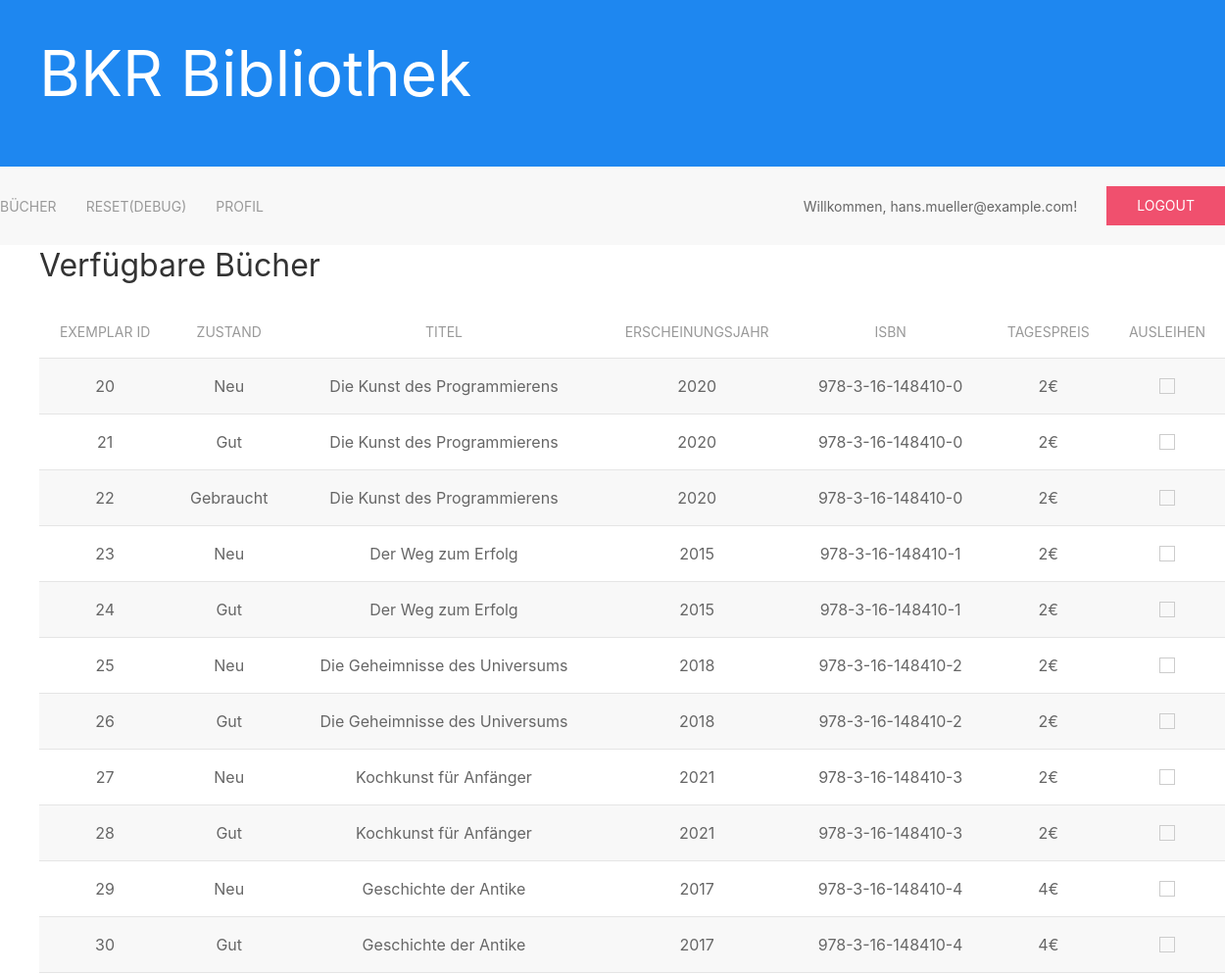
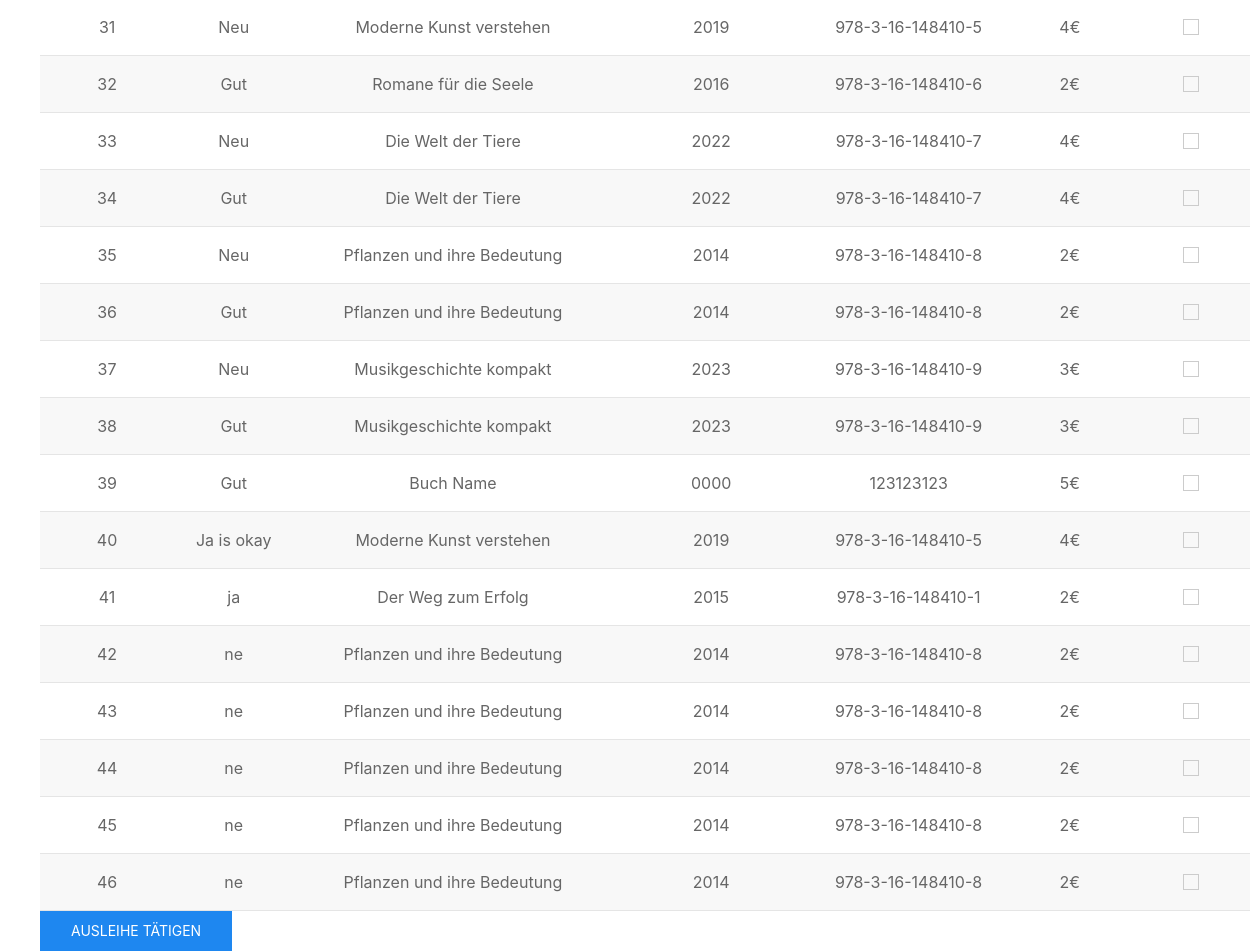
Page /books.php (signed in) on the committed database (2 pictures, top to bottom).
### tables this page shows
CREATE TABLE `exemplar` (
  `exemplar_ID` int(4) NOT NULL,
  `buch_ID` int(4) NOT NULL,
  `zustand` varchar(32) NOT NULL,
  `verfügbarkeit` tinyint(1) NOT NULL
);

CREATE TABLE `buch` (
  `buch_ID` int(4) NOT NULL,
  `verlag_ID` int(4) NOT NULL,
  `kategorie_ID` int(4) NOT NULL,
  `buchtitel` varchar(32) NOT NULL,
  `erscheinungsjahr` year(4) NOT NULL,
  `ISBN` varchar(32) NOT NULL,
  `tagespreis` int(12) NOT NULL
);

### books.php (the view, shortened to what this page needs)
<?php
include('mysql.php');
?>
<!DOCTYPE html>
<html lang="en">
<?php
        include('templates/head.php');
?>
<body>
        <?php
            include('templates/header.php');
            include('templates/nav.php');
        ?>
        <form method="post" action="">
        <div class="uk-grid uk-child-width-1-1">
            <div>
                <h2>Verfügbare Bücher</h2>
                <table class="uk-table uk-table-striped uk-table-hover">
                    <thead>
                        <tr>
                            <th style="text-align: center">Exemplar ID</th>
                            <th style="text-align: center">Zustand</th>
                            <th style="text-align: center">Titel</th>
                            <th style="text-align: center">Erscheinungsjahr</th>
                            <th style="text-align: center">ISBN</th>
                            <th style="text-align: center">Tagespreis</th>
                            <th style="text-align: center">Ausleihen</th>
                        </tr>
                    </thead>
                    <tbody>
                        <?php
                        $sql = "SELECT * FROM buch, exemplar where buch.buch_id = exemplar.buch_id and exemplar.verfügbarkeit = 1";
                        $result = $conn->query($sql);
                        if ($result->num_rows > 0) {
                            while ($row = $result->fetch_assoc()) {
                                echo '<tr>';
                                echo '<td style="text-align: center">' . $row["exemplar_ID"] . '</td>';
                                echo '<td style="text-align: center">' . $row["zustand"] . '</td>';
                                echo '<td style="text-align: center">' . $row["buchtitel"] . '</td>';
                                echo '<td style="text-align: center">' . $row["erscheinungsjahr"] . '</td>';
                                echo '<td style="text-align: center">' . $row["ISBN"] . '</td>';
                                echo '<td style="text-align: center">' . $row["tagespreis"] . '€</td>';
                                echo '<td style="text-align: center"><input class="uk-checkbox" type="checkbox" name="selected_books[]" value="' . $row["exemplar_ID"] . '"></td>';
                                echo '</tr>';
                            }
                        } else {
                            echo '<tr><td colspan="7">Keine Daten gefunden.</td></tr>';
                        }
                        ?>
                    </tbody>
                </table>
            </div>
            <div class="uk-flex uk-flex-right">
                    <button class="uk-button uk-button-primary" type="submit" name="ausleihe_taetigen">Ausleihe tätigen</button>
                </div>
        </div>
                    </form>
</body>
</html>

### templates/head.php (shortened to what this page needs)
<head>
    <link rel="stylesheet" href="css/uikit.min.css" />
    <link rel="stylesheet" href="css/uikit-rtl.min.css" />
</head>

### templates/header.php
<header class="uk-background-primary uk-light uk-padding">
        <h1 class="uk-heading-medium">BKR Bibliothek</h1>
</header>

### templates/nav.php (shortened to what this page needs)
<nav class="uk-navbar-container uk-background-secondary" uk-navbar>
    <div class="uk-navbar-left">
        <ul class="uk-navbar-nav">
            <li><a href="books.php">Bücher</a></li>
            <li><a href="reset.php">RESET(DEBUG)</a></li>
            <li><a href="profil.php">Profil</a></li>
        </ul>
    </div>
    <div class="uk-navbar-right">
        <?php
        if (isset($_SESSION["username"])) {
            echo '<div class="uk-navbar-item">Willkommen, ' . $_SESSION["username"] . '!</div>';
            echo '<div class="uk-navbar-item"><a href="logout.php" class="uk-button uk-button-danger">Logout</a></div>';
        }
        ?>
    </div>
</nav>

### rows in the picture
exemplar: exemplar_ID "20", zustand "Neu", buch_ID.buchtitel "Die Kunst des Programmierens", buch_ID.erscheinungsjahr "2020", buch_ID.ISBN "978-3-16-148410-0", buch_ID.tagespreis "2"
exemplar: exemplar_ID "21", zustand "Gut", buch_ID.buchtitel "Die Kunst des Programmierens", buch_ID.erscheinungsjahr "2020", buch_ID.ISBN "978-3-16-148410-0", buch_ID.tagespreis "2"
exemplar: exemplar_ID "22", zustand "Gebraucht", buch_ID.buchtitel "Die Kunst des Programmierens", buch_ID.erscheinungsjahr "2020", buch_ID.ISBN "978-3-16-148410-0", buch_ID.tagespreis "2"
exemplar: exemplar_ID "23", zustand "Neu", buch_ID.buchtitel "Der Weg zum Erfolg", buch_ID.erscheinungsjahr "2015", buch_ID.ISBN "978-3-16-148410-1", buch_ID.tagespreis "2"
exemplar: exemplar_ID "24", zustand "Gut", buch_ID.buchtitel "Der Weg zum Erfolg", buch_ID.erscheinungsjahr "2015", buch_ID.ISBN "978-3-16-148410-1", buch_ID.tagespreis "2"
exemplar: exemplar_ID "25", zustand "Neu", buch_ID.buchtitel "Die Geheimnisse des Universums", buch_ID.erscheinungsjahr "2018", buch_ID.ISBN "978-3-16-148410-2", buch_ID.tagespreis "2"
exemplar: exemplar_ID "26", zustand "Gut", buch_ID.buchtitel "Die Geheimnisse des Universums", buch_ID.erscheinungsjahr "2018", buch_ID.ISBN "978-3-16-148410-2", buch_ID.tagespreis "2"
exemplar: exemplar_ID "27", zustand "Neu", buch_ID.buchtitel "Kochkunst für Anfänger", buch_ID.erscheinungsjahr "2021", buch_ID.ISBN "978-3-16-148410-3", buch_ID.tagespreis "2"
exemplar: exemplar_ID "28", zustand "Gut", buch_ID.buchtitel "Kochkunst für Anfänger", buch_ID.erscheinungsjahr "2021", buch_ID.ISBN "978-3-16-148410-3", buch_ID.tagespreis "2"
exemplar: exemplar_ID "29", zustand "Neu", buch_ID.buchtitel "Geschichte der Antike", buch_ID.erscheinungsjahr "2017", buch_ID.ISBN "978-3-16-148410-4", buch_ID.tagespreis "4"
exemplar: exemplar_ID "30", zustand "Gut", buch_ID.buchtitel "Geschichte der Antike", buch_ID.erscheinungsjahr "2017", buch_ID.ISBN "978-3-16-148410-4", buch_ID.tagespreis "4"
exemplar: exemplar_ID "31", zustand "Neu", buch_ID.buchtitel "Moderne Kunst verstehen", buch_ID.erscheinungsjahr "2019", buch_ID.ISBN "978-3-16-148410-5", buch_ID.tagespreis "4"
exemplar: exemplar_ID "32", zustand "Gut", buch_ID.buchtitel "Romane für die Seele", buch_ID.erscheinungsjahr "2016", buch_ID.ISBN "978-3-16-148410-6", buch_ID.tagespreis "2"
exemplar: exemplar_ID "33", zustand "Neu", buch_ID.buchtitel "Die Welt der Tiere", buch_ID.erscheinungsjahr "2022", buch_ID.ISBN "978-3-16-148410-7", buch_ID.tagespreis "4"
exemplar: exemplar_ID "34", zustand "Gut", buch_ID.buchtitel "Die Welt der Tiere", buch_ID.erscheinungsjahr "2022", buch_ID.ISBN "978-3-16-148410-7", buch_ID.tagespreis "4"
exemplar: exemplar_ID "35", zustand "Neu", buch_ID.buchtitel "Pflanzen und ihre Bedeutung", buch_ID.erscheinungsjahr "2014", buch_ID.ISBN "978-3-16-148410-8", buch_ID.tagespreis "2"
exemplar: exemplar_ID "36", zustand "Gut", buch_ID.buchtitel "Pflanzen und ihre Bedeutung", buch_ID.erscheinungsjahr "2014", buch_ID.ISBN "978-3-16-148410-8", buch_ID.tagespreis "2"
exemplar: exemplar_ID "37", zustand "Neu", buch_ID.buchtitel "Musikgeschichte kompakt", buch_ID.erscheinungsjahr "2023", buch_ID.ISBN "978-3-16-148410-9", buch_ID.tagespreis "3"
exemplar: exemplar_ID "38", zustand "Gut", buch_ID.buchtitel "Musikgeschichte kompakt", buch_ID.erscheinungsjahr "2023", buch_ID.ISBN "978-3-16-148410-9", buch_ID.tagespreis "3"
exemplar: exemplar_ID "39", zustand "Gut", buch_ID.buchtitel "Buch Name", buch_ID.erscheinungsjahr "0000", buch_ID.ISBN "123123123", buch_ID.tagespreis "5"
exemplar: exemplar_ID "40", zustand "Ja is okay", buch_ID.buchtitel "Moderne Kunst verstehen", buch_ID.erscheinungsjahr "2019", buch_ID.ISBN "978-3-16-148410-5", buch_ID.tagespreis "4"
exemplar: exemplar_ID "41", zustand "ja", buch_ID.buchtitel "Der Weg zum Erfolg", buch_ID.erscheinungsjahr "2015", buch_ID.ISBN "978-3-16-148410-1", buch_ID.tagespreis "2"
exemplar: exemplar_ID "42", zustand "ne", buch_ID.buchtitel "Pflanzen und ihre Bedeutung", buch_ID.erscheinungsjahr "2014", buch_ID.ISBN "978-3-16-148410-8", buch_ID.tagespreis "2"
exemplar: exemplar_ID "43", zustand "ne", buch_ID.buchtitel "Pflanzen und ihre Bedeutung", buch_ID.erscheinungsjahr "2014", buch_ID.ISBN "978-3-16-148410-8", buch_ID.tagespreis "2"
exemplar: exemplar_ID "44", zustand "ne", buch_ID.buchtitel "Pflanzen und ihre Bedeutung", buch_ID.erscheinungsjahr "2014", buch_ID.ISBN "978-3-16-148410-8", buch_ID.tagespreis "2"
exemplar: exemplar_ID "45", zustand "ne", buch_ID.buchtitel "Pflanzen und ihre Bedeutung", buch_ID.erscheinungsjahr "2014", buch_ID.ISBN "978-3-16-148410-8", buch_ID.tagespreis "2"
exemplar: exemplar_ID "46", zustand "ne", buch_ID.buchtitel "Pflanzen und ihre Bedeutung", buch_ID.erscheinungsjahr "2014", buch_ID.ISBN "978-3-16-148410-8", buch_ID.tagespreis "2"

### other values in the picture
$_SESSION["username"] "hans.mueller@example.com"
